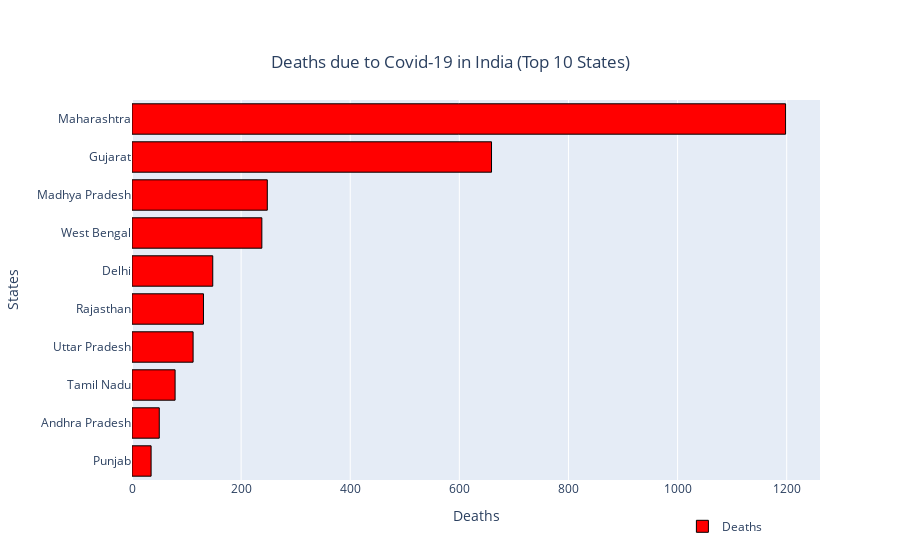

Notebook code for this chart:
### Code cell
fig3 = go.Figure(data=[go.Bar(
            name='Deaths',
            x=Total_India[:10].sort_values('Deaths')['Deaths'],
            y=Total_India[:10].sort_values('Deaths')['State'],
            orientation='h')])
fig3.update_traces(showlegend=True,marker=dict(color='red',line=dict(color='#000000', width=1)))
fig3.update_layout(title={'text': "Deaths due to Covid-19 in India (Top 10 States)",
                          'y':0.9,'x':0.5,
                          'xanchor': 'center','yanchor': 'top'},
                           xaxis_title="Deaths", yaxis_title="States",
                          legend=dict(x=.8, y=-.16))
fig3.show()

### Figure 1 — Plotly figure (JSON) as saved in the notebook; plotly's stock layout.template omitted (floating-point values rounded to 4 significant figures)
{"data": [{"marker": {"color": "red", "line": {"color": "#000000", "width": 1}}, "name": "Deaths", "orientation": "h", "showlegend": true, "type": "bar", "x": [35, 50, 79, 112, 131, 148, 238, 248, 659, 1198], "y": ["Punjab", "Andhra Pradesh", "Tamil Nadu", "Uttar Pradesh", "Rajasthan", "Delhi", "West Bengal", "Madhya Pradesh", "Gujarat", "Maharashtra"]}], "layout": {"legend": {"x": 0.8, "y": -0.16}, "title": {"text": "Deaths due to Covid-19 in India (Top 10 States)", "x": 0.5, "xanchor": "center", "y": 0.9, "yanchor": "top"}, "xaxis": {"title": {"text": "Deaths"}}, "yaxis": {"title": {"text": "States"}}}}
